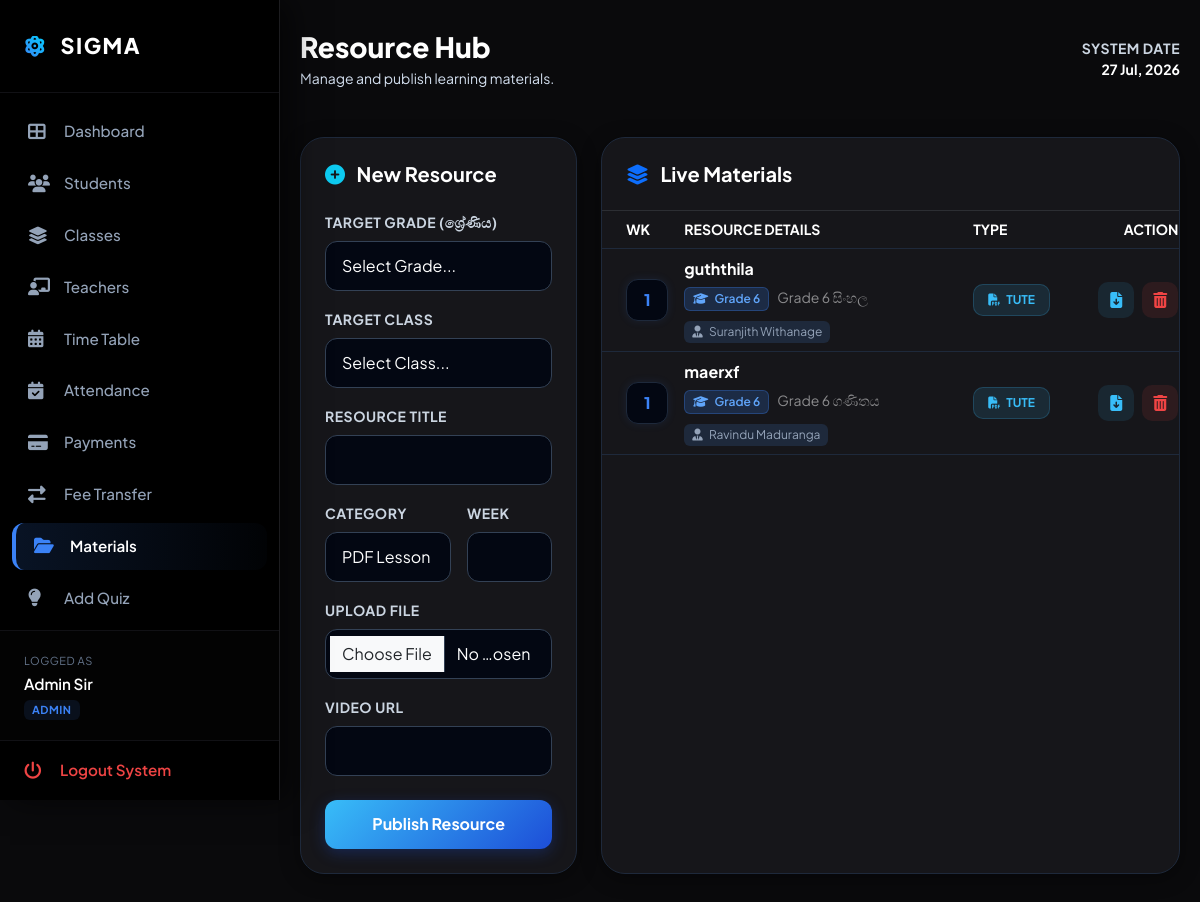
The app's page /materials.php (signed in) with its own data.
### tables this page shows
CREATE TABLE `class_materials` (
  `id` int(11) NOT NULL,
  `class_id` int(11) NOT NULL,
  `grade` varchar(50) DEFAULT NULL,
  `week_no` int(11) DEFAULT NULL,
  `title` varchar(255) NOT NULL,
  `type` enum('note','video') NOT NULL,
  `file_url` varchar(255) DEFAULT NULL,
  `video_url` varchar(255) DEFAULT NULL,
  `created_at` timestamp NOT NULL DEFAULT current_timestamp(),
  `material_type` enum('tute','quiz','video','assignment') DEFAULT 'tute',
  `generated_by` varchar(50) DEFAULT 'manual'
);

CREATE TABLE `classes` (
  `id` int(11) NOT NULL,
  `subject` varchar(100) DEFAULT NULL,
  `teacher_id` int(11) DEFAULT NULL,
  `monthly_fee` decimal(10,2) DEFAULT 1000.00
);

CREATE TABLE `teachers` (
  `id` int(11) NOT NULL,
  `id_num` varchar(20) NOT NULL,
  `name` varchar(100) NOT NULL,
  `phone` varchar(20) DEFAULT NULL,
  `email` varchar(100) DEFAULT NULL,
  `subject` varchar(100) NOT NULL
);

### materials.php (the view, shortened to what this page needs)
<?php
include "db.php";
?>
<!DOCTYPE html>
<html lang="en">
<head>
    <link href="https://cdn.jsdelivr.net/npm/bootstrap@5.3.0/dist/css/bootstrap.min.css" rel="stylesheet">
    <link href="https://cdnjs.cloudflare.com/ajax/libs/font-awesome/6.4.0/css/all.min.css" rel="stylesheet">
</head>
<body>
<?php include 'sidebar.php'; ?>
<main class="main-content">
    <div class="d-flex justify-content-between align-items-center mb-4 mb-md-5 header-section">
        <div>
            <h2 class="fw-800 text-white mb-1" style="font-weight: 800; font-size: calc(1.3rem + 0.6vw);">Resource Hub</h2>
            <p class="mb-0 custom-text small">Manage and publish learning materials.</p>
        </div>
        <div class="text-start text-md-end">
            <div class="small fw-bold text-uppercase text-muted">System Date</div>
            <div class="fw-bold text-white small"><?php echo date('d M, Y'); ?></div>
        </div>
    </div>
    <div class="row g-4">
        <div class="col-12 col-xl-4">
            <div class="glass-card p-4">
                <h5 class="fw-bold text-white mb-4"><i class="fas fa-plus-circle text-info me-2"></i> New Resource</h5>
                <form method="POST" enctype="multipart/form-data">
                    <div class="mb-3">
                        <label class="small fw-bold text-muted mb-2">TARGET GRADE (ශ්‍රේණිය)</label>
                        <select name="grade" class="form-select" required>
                            <option value="">Select Grade...</option>
                        </select>
                    </div>
                    <div class="mb-3">
                        <label class="small fw-bold text-muted mb-2">TARGET CLASS</label>
                        <select name="class_id" class="form-select" required>
                            <option value="">Select Class...</option>
                        </select>
                    </div>
                    <div class="mb-3">
                        <label class="small fw-bold text-muted mb-2">RESOURCE TITLE</label>
                        <input type="text" name="title" class="form-control" required>
                    </div>
                    <div class="row g-3 mb-3">
                        <div class="col-7">
                            <label class="small fw-bold text-muted mb-2">CATEGORY</label>
                            <select name="type" class="form-select" required>
                                <option value="tute">PDF Lesson</option>
                            </select>
                        </div>
                        <div class="col-5">
                            <label class="small fw-bold text-muted mb-2">WEEK</label>
                            <input type="number" name="week_no" class="form-control" required>
                        </div>
                    </div>
                    <div class="mb-3">
                        <label class="small fw-bold text-muted mb-2">UPLOAD FILE</label>
                        <input type="file" name="file_upload" class="form-control">
                    </div>
                    <div class="mb-4">
                        <label class="small fw-bold text-muted mb-2">VIDEO URL</label>
                        <input type="url" name="video_url" class="form-control">
                    </div>
                    <button type="submit" name="add_material" class="btn btn-publish w-100">Publish Resource</button>
                </form>
            </div>
        </div>
        <div class="col-12 col-xl-8">
            <div class="glass-card overflow-hidden">
                <div class="p-4 border-bottom border-secondary border-opacity-25">
                    <h5 class="fw-bold m-0 text-white"><i class="fas fa-layer-group text-primary me-2"></i> Live Materials</h5>
                </div>
                <div class="table-responsive">
                    <table class="table table-hover align-middle mb-0 text-white" style="min-width: 600px;">
                        <thead>
                            <tr class="text-muted small">
                                <th class="ps-4" style="width: 10%;">WK</th>
                                <th style="width: 50%;">RESOURCE DETAILS</th>
                                <th style="width: 20%;">TYPE</th>
                                <th class="text-end pe-4" style="width: 20%;">ACTION</th>
                            </tr>
                        </thead>
                        <tbody>
                            <?php
                            $sql = "SELECT m.*, c.subject, t.name AS teacher_name
                                    FROM class_materials m
                                    JOIN classes c ON m.class_id = c.id
                                    JOIN teachers t ON c.teacher_id = t.id
                                    ORDER BY m.week_no DESC, m.id DESC";
                            $result = $conn->query($sql);
                            if($result && $result->num_rows > 0):
                                while($row = $result->fetch_assoc()): ?>
                                <tr>
                                    <td class="ps-4">
                                        <div class="week-badge"><?= $row['week_no'] ?></div>
                                    </td>
                                    <td>
                                        <div class="fw-bold text-white mb-1" style="word-break: break-word; max-width: 300px;"><?= htmlspecialchars($row['title']) ?></div>
                                        <div class="d-flex flex-wrap gap-2 align-items-center">
                                            <span class="grade-badge"><i class="fas fa-graduation-cap me-1"></i> <?= htmlspecialchars($row['grade']) ?></span>
                                            <span class="text-white-50 small"><?= htmlspecialchars($row['subject']) ?></span>
                                            <span class="teacher-badge"><i class="fas fa-user-tie me-1"></i> <?= htmlspecialchars($row['teacher_name']) ?></span>
                                        </div>
                                    </td>
                                    <td>
                                        <?php
                                            $m_type = strtolower($row['material_type']);
                                            $tagClass = "tag-tute"; $icon = "fa-file-pdf";
                                        ?>
                                        <div class="cat-tag <?= $tagClass ?>"><i class="fas <?= $icon ?>"></i> <?= $m_type ?></div>
                                    </td>
                                    <td class="text-end pe-4">
                                        <div class="d-flex justify-content-end gap-2 align-items-center">
                                            <?php if(!empty($row['file_url'])): ?>
                                                <a href="<?= $row['file_url'] ?>" target="_blank" class="action-btn btn-view" title="Download File">
                                                    <i class="fas fa-file-download"></i>
                                                </a>
                                            <?php endif; ?>
                                            <a href="?delete=<?= $row['id'] ?>" class="action-btn btn-del" onclick="return confirm('Are you sure you want to delete this resource? All local linked files will be cleared permanently.')" title="Delete">
                                                <i class="fas fa-trash-alt"></i>
                                            </a>
                                        </div>
                                    </td>
                                </tr>
                                <?php endwhile;
                            endif; ?>
                        </tbody>
                    </table>
                </div>
            </div>
        </div>
    </div>
</main>
</body>
</html>

### materials.php (style rules this page uses)
:root { --bg-dark: #0a0a0c; --card-dark: #16161a; --sidebar-black: #000000; --accent-blue: #3b82f6; --electric-blue: #00d2ff; --text-gray: #94a3b8; --sidebar-w: 280px; --glow-blue: rgba(59, 130, 246, 0.25); }
body { background-color: var(--bg-dark); color: #ffffff; font-family: 'Plus Jakarta Sans', sans-serif; overflow-x: hidden; }
.main-content { margin-left: var(--sidebar-w); padding: 40px; animation: fadeIn 0.8s ease-out; min-height: 100vh; transition: all 0.3s ease; }
.glass-card { background: var(--card-dark); border-radius: 24px; border: 1px solid #1e293b; box-shadow: 0 4px 20px rgba(0,0,0,0.4); transition: transform 0.4s cubic-bezier(0.175, 0.885, 0.32, 1.275), box-shadow 0.4s ease; height: 100%; }
.form-control, .form-select { border-radius: 12px; padding: 0.75rem 1rem; border: 1px solid #334155; background: #030712; color: white; transition: all 0.3s ease; }
.small.fw-bold.text-muted { color: #cbd5e1 !important; letter-spacing: 0.5px; }
.custom-text { color: #d4e0f0; }
.btn-publish { background: linear-gradient(135deg, #38bdf8 0%, #1d4ed8 100%); color: white; border: none; padding: 0.8rem; border-radius: 12px; font-weight: 700; position: relative; overflow: hidden; transition: all 0.4s ease; box-shadow: 0 4px 15px rgba(29, 78, 216, 0.3); }
.week-badge { background: #030712; color: var(--accent-blue); width: 42px; height: 42px; display: flex; align-items: center; justify-content: center; border-radius: 12px; font-weight: 800; border: 1px solid #1e293b; box-shadow: 0 0 10px rgba(59, 130, 246, 0.1); transition: all 0.3s ease; }
.cat-tag { padding: 6px 14px; border-radius: 10px; font-size: 0.75rem; font-weight: 700; display: inline-flex; align-items: center; gap: 6px; text-transform: uppercase; transition: all 0.3s ease; white-space: nowrap; }
.tag-tute { background: rgba(56, 189, 248, 0.12); color: #38bdf8; border: 1px solid rgba(56, 189, 248, 0.2); }
.action-btn { width: 36px; height: 36px; border-radius: 10px; display: inline-flex; align-items: center; justify-content: center; text-decoration: none; transition: all 0.3s cubic-bezier(0.175, 0.885, 0.32, 1.275); }
.btn-view { background: rgba(56, 189, 248, 0.1); color: #38bdf8; }
.btn-del { background: rgba(239, 68, 68, 0.1); color: #ef4444; }
.table { --bs-table-bg: transparent !important; --bs-table-color: #ffffff !important; --bs-table-border-color: #1e293b !important; }
.table tbody tr { background: #16161a; transition: all 0.3s ease; }
.teacher-badge { font-size: 0.75rem; background: #1e293b; color: #94a3b8; padding: 2px 8px; border-radius: 6px; display: inline-block; margin-top: 2px; white-space: nowrap; }
.grade-badge { font-size: 0.75rem; background: rgba(59, 130, 246, 0.2); color: #60a5fa; border: 1px solid rgba(59, 130, 246, 0.3); padding: 2px 8px; border-radius: 6px; display: inline-block; margin-top: 2px; font-weight: 600; white-space: nowrap; }
@media (max-width: 1200px) { .main-content { padding: 30px 20px; } }

### sidebar.php (style rules this page uses)
:root { --sidebar-w: 280px; }

### records on screen
class_materials: week_no "1", title "guththila", grade "Grade 6", class.subject "Grade 6 සිංහල", teachers.name "Suranjith Withanage", material_type "TUTE"
class_materials: week_no "1", title "maerxf", grade "Grade 6", class.subject "Grade 6 ගණිතය", teachers.name "Ravindu Maduranga", material_type "TUTE"

### other values on screen
$_SESSION['full_name'] "Admin Sir"
$role "ADMIN"
